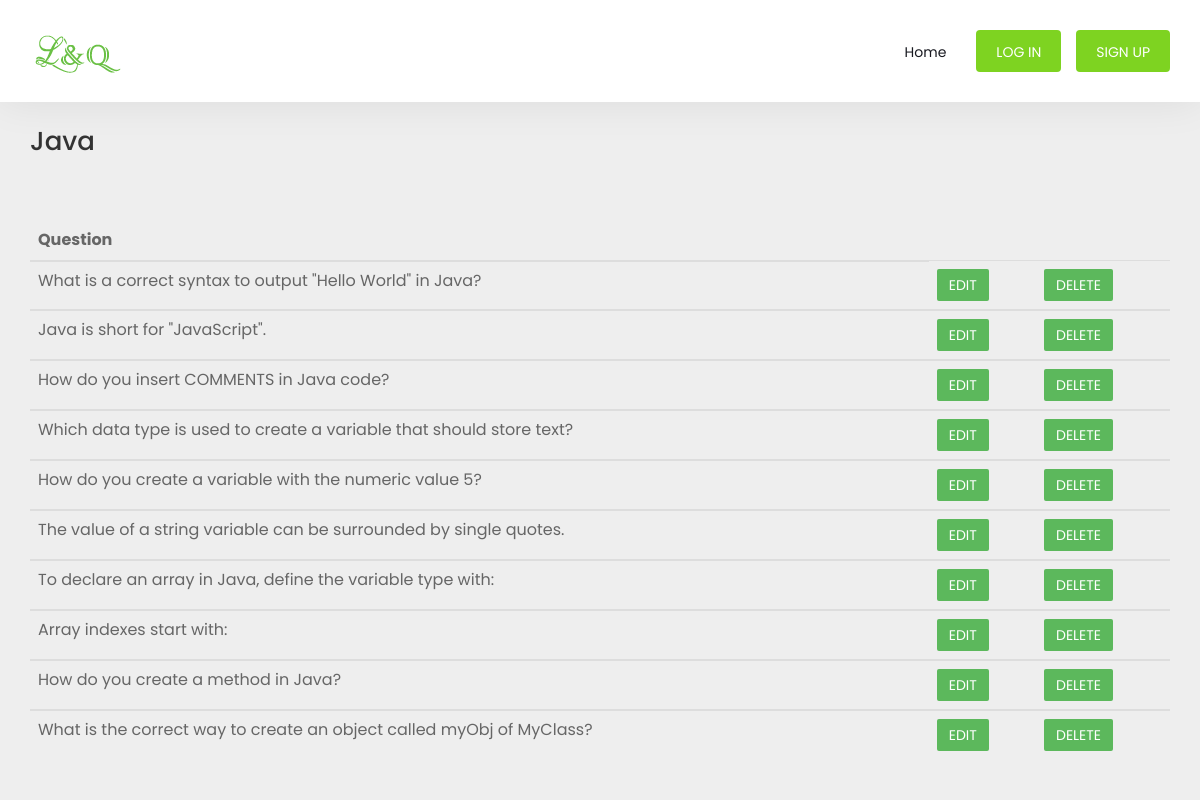
Page /customquiz/showques/2 on the committed database.
### courses/models.py (models this page shows, shortened)
class Course(models.Model):
	title = models.CharField(max_length=100)
	detail = models.CharField(max_length=1000, default = None)
	image= models.ImageField(upload_to="courses/images", default = None) #uploads inside base DIR(i.e media)

### participants/models.py (models this page shows, shortened)
class Question(models.Model):
	ques = models.TextField()
	correct_ans = models.CharField(max_length = 100)
	title = models.ForeignKey(Course, on_delete = models.CASCADE)

### customquiz/views.py (the view)
# urls.py: path('customquiz/showques/<int:pk>', views.showques, name = 'showques'),
def showques(request, pk):
	title = Course.objects.get(pk=pk)
	questions = Question.objects.filter(title_id=pk)
	return render(request, 'customquiz/showques.html', context={'question':questions, 'course':title})

### customquiz/templates/customquiz/showques.html (shortened to what this page needs)
{% extends 'header.html' %}
{% load static %}
{% block content %}
<div class="container">
<h1>{{course.title}}</h1>
</div>
<div class="container" style="margin-top: 50px;">
<table class = "table table-hover">
	<thead>
		<tr>
			<th>Question</th>
		</tr>
	</thead>
{% for q in question %}
	<tbody>
		<tr>
			<td>{{q.ques}}</td>
			<td><a href="{% url 'customquiz:editques' q.pk %}"><button type="submit" class="btn btn-success btn-md">Edit</button></a></td>
			<td><a href="{% url 'customquiz:deleteques' q.pk %}"><button type="submit" class="btn btn-success btn-md">Delete</button></a></td>
		</tr>
		{% endfor %}
	</tbody>
</table>
</div>
{% endblock %}

### static/css/profile.css (style rules this page uses)
h1, h2, h3, h4, h5, h6 { color: #333333; }

### rows in the picture
Course: title "Java"
Question: ques "What is a correct syntax to output \"Hello World\" in Java?"
Question: ques "Java is short for \"JavaScript\"."
Question: ques "How do you insert COMMENTS in Java code?"
Question: ques "Which data type is used to create a variable that should store text?"
Question: ques "How do you create a variable with the numeric value 5?"
Question: ques "The value of a string variable can be surrounded by single quotes."
Question: ques "To declare an array in Java, define the variable type with:"
Question: ques "Array indexes start with:"
Question: ques "How do you create a method in Java?"
Question: ques "What is the correct way to create an object called myObj of MyClass?"
